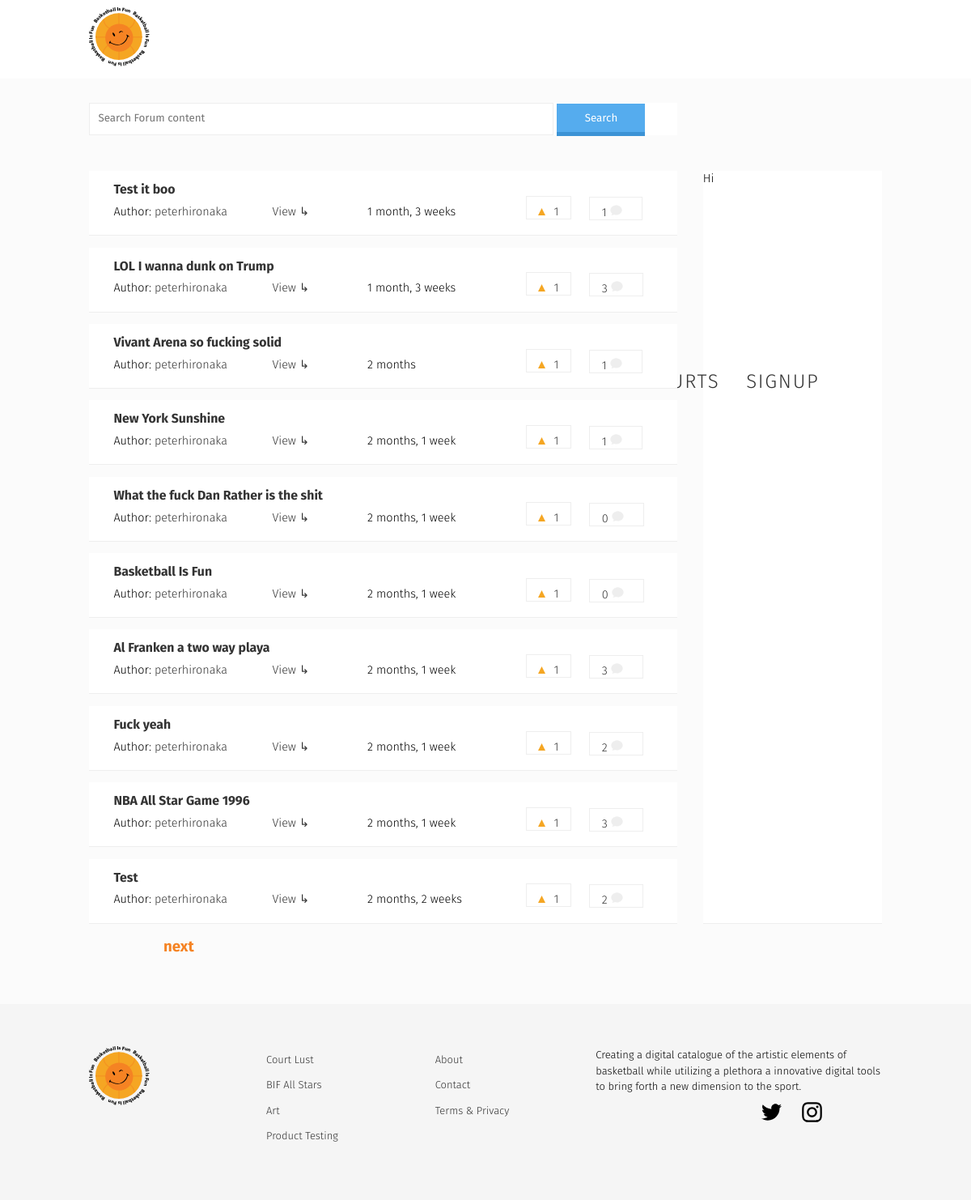
The page / on the database its author committed.
### forum/models.py (models this page shows, shortened)
class Forum(models.Model):
    user = models.ForeignKey(settings.AUTH_USER_MODEL, default=1)
    title = models.CharField(max_length=120)
    slug = models.SlugField(unique=True)
    height_field = models.IntegerField(default=0)
    width_field = models.IntegerField(default=0)
    content = models.TextField()
    likes = models.ManyToManyField(settings.AUTH_USER_MODEL, blank=True, related_name='forum_likes')
    draft = models.BooleanField(default=False)
    publish = models.DateField(auto_now=False, auto_now_add=False)
    updated = models.DateTimeField(auto_now=True, auto_now_add=False)
    timestamp = models.DateTimeField(auto_now=False, auto_now_add=True)
    objects = ForumManager()
    def get_absolute_url(self):
        return reverse("forum:detail", kwargs={"slug": self.slug})
    def get_like_url(self):
        return reverse("forum:like-toggle", kwargs={"slug": self.slug})
    def get_api_like_url(self):
        return reverse("forum:like-api-toggle", kwargs={"slug": self.slug})
    class Meta:
        ordering = ["-timestamp", "-updated"]
    @property
    def comments(self):
        instance = self
        qs = Comment.objects.filter_by_instance(instance)
        return qs

### forum/views.py (the view, shortened to what this page needs)
# urls.py: url(r'^$', forum_list, name='list'),
def forum_list(request):
	today = timezone.now().date()
	queryset_list = Forum.objects.active() #.order_by("-timestamp")
	if request.user:
		queryset_list = Forum.objects.all()
	query = request.GET.get("q")
	paginator = Paginator(queryset_list, 10) # Show 25 contacts per page
	page_request_var = "page"
	page = request.GET.get(page_request_var)
	try:
		queryset = paginator.page(page)
	except PageNotAnInteger:
		queryset = paginator.page(1)
	except EmptyPage:
		queryset = paginator.page(paginator.num_pages)
	context = {
		"object_list": queryset,
		"title": "List",
		"page_request_var": page_request_var,
		"today": today,
	}
	return render(request, "forum_list.html", context)

### comments/models.py (called while the page is built)
    def filter_by_instance(self, instance):
        content_type = ContentType.objects.get_for_model(instance.__class__)
        obj_id = instance.id
        qs = super(CommentManager, self).filter(content_type=content_type, object_id= obj_id).filter(parent=None)
        return qs

### forum/models.py (called while the page is built)
    def active(self, *args, **kwargs):
        return super(ForumManager, self).filter(draft=False).filter(publish__lte=timezone.now())

### templates/forum_list.html (shortened to what this page needs)
{% extends "base.html" %}
{% block content %}
<form method='GET' action='' class="forum-search">
<input type='text' name='q' class="search-field" placeholder='Search Forum content' value='{{ request.GET.q }}'/>
<input type='submit' class="search-button"  value='Search' />
</form>
<div class="page-content--static">
{% for obj in object_list %}
<div class="forum-content ">
        <h3><a href="{{ obj.get_absolute_url }}">{{ obj.title }}</a> </h3>
      <div class="caption">
  {% if obj.user %}<p>Author: <a href='/profiles/{{ obj.user }}'>{{ obj.user }}</p></a>{% endif %}
      <p><a href="{{ obj.get_absolute_url }}" class="btn btn-primary" role="button">View  ↳</a></p>
 <p>{{ obj.timestamp|timesince }}</p>
 <p><a data-href='{{ obj.get_api_like_url }}' data-likes='{{ obj.likes.count }}'  href='{{ obj.get_like_url }}' class="forum-content--icon">{{ obj.likes.count }} </a></p>
  <p><a  data-href='{{ obj.get_api_comment_url }}' class="forum-content--icon" data-likes='{{ obj.comments.count }}'>{{ obj.comments.count }}
</a></p>
      </div>
</div>
{% endfor %}
</div>
<aside>Hi</aside>
<div class="pagination">
    <span class="step-links">
        {% if object_list.has_next %}
            <a href="?{{ page_request_var }}={{ object_list.next_page_number }}{% if request.GET.q %}&q={{ request.GET.q }}{% endif %}">next</a>
        {% endif %}
    </span>
</div>
</div>
{% endblock content %}

### static/css/base.css (style rules this page uses)
html, body { min-height: 100%; margin: 0; }
body { font-family: 'Fira Sans', sans-serif; margin: 0; border: 0; padding: 0; font-weight: 300; -webkit-text-size-adjust: 100%; -webkit-font-feature-settings: "kern" 1; -moz-font-feature-settings: "kern" 1; -o-font-feature-settings: "kern" 1; font-feature-settings: "kern" 1; font-kerning: normal; background-color: #fbfbfb; line-height: 1.4; font-size: .9em; overflow-x: hidden; }
input { outline: none; border: 1px solid #eee; }
a { color: #333; text-decoration: none; }
p { margin: 10px 0; }
h1, h2, h3, h4 { margin: 0; }
form { margin: 30px 0; background: white; }
.page-content--static { grid-column: 1 / 4; position: relative; }
.search-field { width: 76%; padding: 10px 10px 12px; font-family: 'Fira Sans', sans-serif; }
.search-button { width: 109px; -webkit-transition: all .2s; transition: all .2s; background-color: #55acee; color: white; padding: 10px 20px 9px; box-shadow: 0px 5px 0px 0px #3C93D5; border: none; font-family: 'Fira Sans', sans-serif; }
h3 { font-size: 1.1em; line-height: 1; margin: 0; padding: 8px 0 0; }
.court-listing, .forum-content { grid-column: auto / span 4; position: relative; }
.forum-search { grid-column: auto / span 3; position: relative; }
.forum-content--icon { border: 1px solid #eee; padding: 10px 1em 0; }
.page-content, aside { background: white; margin: 1em 0 0; padding: 0em 0 1em; border-bottom: 1px solid #eee; }
.forum-content { background: white; margin: 1em 0 0; padding: 7px 30px; border-bottom: 1px solid #eee; }
aside { grid-column: auto / span 1; }
.caption { display: grid; grid-template-columns: 1fr .6fr 1fr .4fr .4fr ; padding: 0; }
.caption p { height: auto; }
.caption a svg { margin-right: 10px; }
.pagination { margin: 15px; text-align: center; }
.pagination a { font-weight: 700; font-size: 1.3em; color: #f58323; padding: 10px 13px; }

### rows shown on the page
Forum: title "Test it boo", user "peterhironaka", timestamp "1 month, 3 weeks", likes.count "1", comments.count "1"
Forum: title "LOL I wanna dunk on Trump", user "peterhironaka", timestamp "1 month, 3 weeks", likes.count "1", comments.count "3"
Forum: title "Vivant Arena so fucking solid", user "peterhironaka", timestamp "2 months", likes.count "1", comments.count "1"
Forum: title "New York Sunshine", user "peterhironaka", timestamp "2 months, 1 week", likes.count "1", comments.count "1"
Forum: title "What the fuck Dan Rather is the shit", user "peterhironaka", timestamp "2 months, 1 week", likes.count "1", comments.count "0"
Forum: title "Basketball Is Fun", user "peterhironaka", timestamp "2 months, 1 week", likes.count "1", comments.count "0"
Forum: title "Al Franken a two way playa", user "peterhironaka", timestamp "2 months, 1 week", likes.count "1", comments.count "3"
Forum: title "Fuck yeah", user "peterhironaka", timestamp "2 months, 1 week", likes.count "1", comments.count "2"
Forum: title "NBA All Star Game 1996", user "peterhironaka", timestamp "2 months, 1 week", likes.count "1", comments.count "3"
Forum: title "Test", user "peterhironaka", timestamp "2 months, 2 weeks", likes.count "1", comments.count "2"
